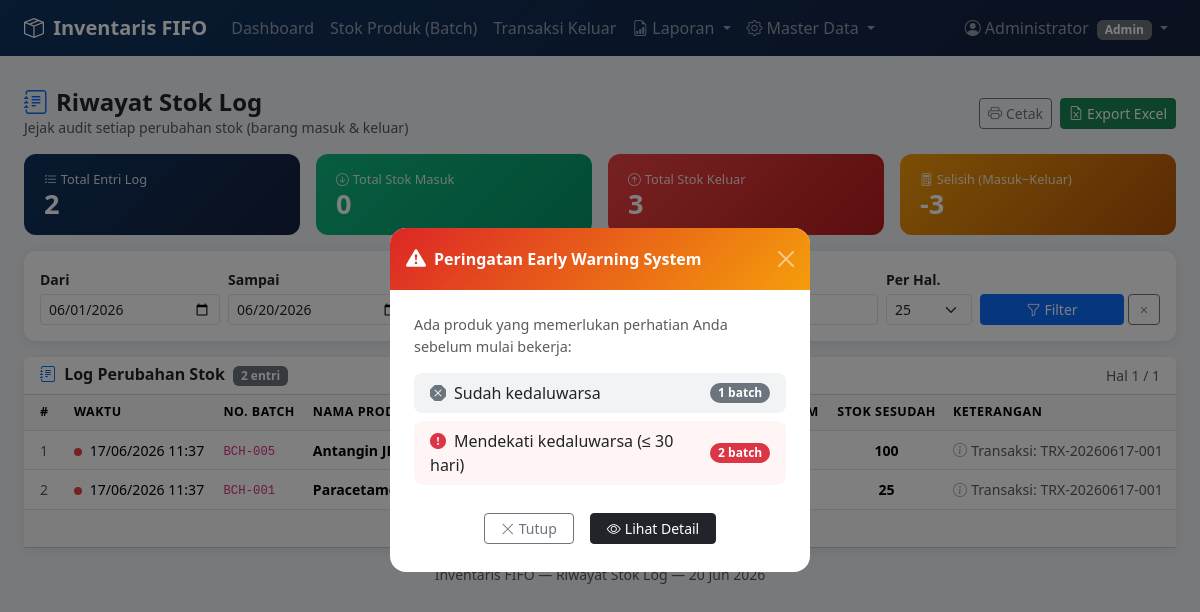
The app's page /riwayat_stok.php (signed in) with its own data.
### tables this page shows
CREATE TABLE setting_toko (
    id               INT AUTO_INCREMENT PRIMARY KEY,
    nama_toko        VARCHAR(150) NOT NULL DEFAULT 'Toko Saya',
    alamat           VARCHAR(255) DEFAULT NULL,
    no_hp            VARCHAR(30)  DEFAULT NULL,
    threshold_merah  INT NOT NULL DEFAULT 30,
    threshold_kuning INT NOT NULL DEFAULT 90,
    updated_at       TIMESTAMP DEFAULT CURRENT_TIMESTAMP ON UPDATE CURRENT_TIMESTAMP
);

CREATE TABLE stok_log (
    id            INT AUTO_INCREMENT PRIMARY KEY,
    produk_id     INT NOT NULL,
    jenis         ENUM('masuk','keluar') NOT NULL,
    qty           INT NOT NULL,
    stok_sebelum  INT NOT NULL,
    stok_sesudah  INT NOT NULL,
    keterangan    VARCHAR(255) DEFAULT NULL,
    created_at    TIMESTAMP DEFAULT CURRENT_TIMESTAMP,
    CONSTRAINT fk_stoklog_produk FOREIGN KEY (produk_id)
        REFERENCES produk(id) ON DELETE CASCADE
);

CREATE TABLE produk (
    id           INT AUTO_INCREMENT PRIMARY KEY,
    no_batch     VARCHAR(50)  NOT NULL UNIQUE,
    nama_produk  VARCHAR(150) NOT NULL,
    kategori_id  INT NOT NULL,
    harga_beli   DECIMAL(15,2) NOT NULL DEFAULT 0,
    harga_jual   DECIMAL(15,2) NOT NULL DEFAULT 0,
    stok         INT NOT NULL DEFAULT 0,
    stok_awal    INT NOT NULL DEFAULT 0,
    tgl_masuk    DATE NOT NULL,
    tgl_expired  DATE NOT NULL,
    keterangan   TEXT DEFAULT NULL,
    created_at   TIMESTAMP DEFAULT CURRENT_TIMESTAMP,
    CONSTRAINT fk_produk_kategori FOREIGN KEY (kategori_id)
        REFERENCES kategori(id) ON DELETE RESTRICT,
    INDEX idx_produk_expired (tgl_expired),
    INDEX idx_produk_nama (nama_produk)
);

### riwayat_stok.php (the view, shortened to what the rows shown need)
<?php
include 'koneksi.php';
$tgl = date('Y-m-d');
$f_dari    = $_GET['dari']    ?? date('Y-m-01');
$f_sampai  = $_GET['sampai']  ?? $tgl;
$f_per_hal = max(10, min(100, intval($_GET['per_hal'] ?? 25)));
$f_hal     = max(1, intval($_GET['hal'] ?? 1));
$where = "WHERE DATE(sl.created_at) BETWEEN '$f_dari' AND '$f_sampai'";
$q_count = mysqli_query($koneksi,
    "SELECT COUNT(*) AS total
    FROM stok_log sl
    JOIN produk p ON sl.produk_id = p.id
    $where");
$total_rows = (int)(mysqli_fetch_assoc($q_count)['total'] ?? 0);
$total_hal  = max(1, (int)ceil($total_rows / $f_per_hal));
$f_hal      = min($f_hal, $total_hal);
$offset     = ($f_hal - 1) * $f_per_hal;
$q = mysqli_query($koneksi,
    "SELECT sl.*, p.nama_produk, p.no_batch, k.nama_kategori
    FROM stok_log sl
    JOIN produk p ON sl.produk_id = p.id
    JOIN kategori k ON p.kategori_id = k.id
    $where
    ORDER BY sl.created_at DESC, sl.id DESC
    LIMIT $f_per_hal OFFSET $offset");
$rows = [];
while ($d = mysqli_fetch_assoc($q)) $rows[] = $d;
?>
<!DOCTYPE html>
<html lang="id">
<head>
<link href="https://cdn.jsdelivr.net/npm/bootstrap@5.3.2/dist/css/bootstrap.min.css" rel="stylesheet">
<link href="https://cdn.jsdelivr.net/npm/bootstrap-icons@1.11.3/font/bootstrap-icons.min.css" rel="stylesheet">
</head>
<body>
<?php include 'includes/navbar.php'; ?>
<div class="container-fluid px-4 py-2" style="max-width:1280px">
<div class="card">
    <div class="card-body p-0">
    <div class="table-responsive">
        <table class="table table-hover mb-0">
        <thead>
            <tr>
            <th class="ps-3" style="width:42px">#</th>
            <th>Waktu</th>
            <th>No. Batch</th>
            <th>Nama Produk</th>
            <th>Kategori</th>
            <th class="text-center">Jenis</th>
            <th class="text-center">Qty</th>
            <th class="text-center">Stok Sebelum</th>
            <th class="text-center">Stok Sesudah</th>
            <th>Keterangan</th>
            </tr>
        </thead>
        <tbody>
            <?php if (empty($rows)): ?>
            <tr>
            <td colspan="10" class="text-center text-muted py-5">
                <i class="bi bi-inbox display-6 d-block mb-2 opacity-30"></i>
                Tidak ada data log pada filter yang dipilih.
            </td>
            </tr>
            <?php else: ?>
            <?php $no = $offset + 1; foreach ($rows as $d):
                $is_masuk = ($d['jenis'] === 'masuk');
                $waktu = date('d/m/Y H:i', strtotime($d['created_at']));
            ?>
            <tr class="<?= $is_masuk ? 'row-masuk' : 'row-keluar' ?>">
            <td class="ps-3 text-muted small"><?= $no++ ?></td>
            <td class="text-nowrap small">
                <span class="tl-dot <?= $is_masuk ? 'tl-dot-masuk' : 'tl-dot-keluar' ?> me-1"></span>
                <?= $waktu ?>
            </td>
            <td><code class="small"><?= htmlspecialchars($d['no_batch']) ?></code></td>
            <td class="fw-semibold"><?= htmlspecialchars($d['nama_produk']) ?></td>
            <td class="small text-muted"><?= htmlspecialchars($d['nama_kategori']) ?></td>
            <td class="text-center">
                <span class="badge <?= $is_masuk ? 'badge-masuk' : 'badge-keluar' ?> rounded-pill px-2 py-1">
                </span>
            </td>
            <td class="text-center fw-bold <?= $is_masuk ? 'text-success' : 'text-danger' ?>">
            </td>
            <td class="text-center text-muted"><?= number_format($d['stok_sebelum']) ?></td>
            <td class="text-center fw-semibold"><?= number_format($d['stok_sesudah']) ?></td>
            <td class="small text-muted">
                <?php if ($d['keterangan']): ?>
                <i class="bi bi-info-circle me-1 opacity-50"></i><?= htmlspecialchars($d['keterangan']) ?>
                <?php else: ?>
                <span class="opacity-30">—</span>
                <?php endif; ?>
            </td>
            </tr>
            <?php endforeach; ?>
            <?php endif; ?>
        </tbody>
        </table>
    </div>
    </div>
</div>
</div>
</body>
</html>

### includes/navbar.php (shortened to what the rows shown need)
<?php
    $tgl = date('Y-m-d');
    $q_kritis_nav = mysqli_query($koneksi, "SELECT COUNT(*) as t FROM produk WHERE DATEDIFF(tgl_expired, '$tgl') BETWEEN 0 AND $THRESHOLD_MERAH AND stok > 0");
    $total_kritis_nav  = mysqli_fetch_assoc($q_kritis_nav)['t'] ?? 0;
    $q_expired_nav = mysqli_query($koneksi, "SELECT COUNT(*) as t FROM produk WHERE tgl_expired < '$tgl' AND stok > 0");
    $total_expired_nav = mysqli_fetch_assoc($q_expired_nav)['t'] ?? 0;
    $total_alert = $total_kritis_nav + $total_expired_nav;
    ?>
    <?php
    $tampilkan_popup_ews = false;
    if (!empty($_SESSION['show_ews_alert'])) {
        $tampilkan_popup_ews = ($total_alert > 0);
    }
    ?>
    <?php if ($tampilkan_popup_ews): ?>
    <div class="modal fade" id="modalEwsAlert" tabindex="-1" aria-hidden="true">
    <div class="modal-dialog modal-dialog-centered" style="max-width:420px">
        <div class="modal-content border-0 rounded-4 overflow-hidden">
        <div class="modal-body py-4 px-4">
            <ul class="list-unstyled mb-0 d-flex flex-column gap-2">
            <?php if ($total_kritis_nav > 0): ?>
                <li class="d-flex justify-content-between align-items-center p-2 px-3 rounded-3" style="background:#fff5f5">
                <span><i class="bi bi-exclamation-circle-fill text-danger me-2"></i>Mendekati kedaluwarsa (&le; <?= (int)$THRESHOLD_MERAH ?> hari)</span>
                <span class="badge bg-danger rounded-pill"><?= $total_kritis_nav ?> batch</span>
                </li>
            <?php endif; ?>
            </ul>
        </div>
        </div>
    </div>
    </div>
    <?php endif; ?>

### records on screen
setting_toko: threshold_merah "30"
stok_log: created_at "17/06/2026 11:37", produk.no_batch "BCH-005", produk.nama_produk "Antangin JRG", stok_sesudah "100", keterangan "Transaksi: TRX-20260617-001"
stok_log: created_at "17/06/2026 11:37", produk.no_batch "BCH-001", produk.nama_produk "Paracetamol 500mg", stok_sesudah "25", keterangan "Transaksi: TRX-20260617-001"

### other values on screen
$nama "Administrator"
$role "Admin"
$total_expired_nav "1"
$total_kritis_nav "2"
$total_log "2"
$total_masuk "0"
$total_keluar "3"
$selisih "-3"
$total_rows "2"
$f_hal "1"
$total_hal "1"
tgl_indo($tgl) "20 Jun 2026"
form field per_hal "25"
